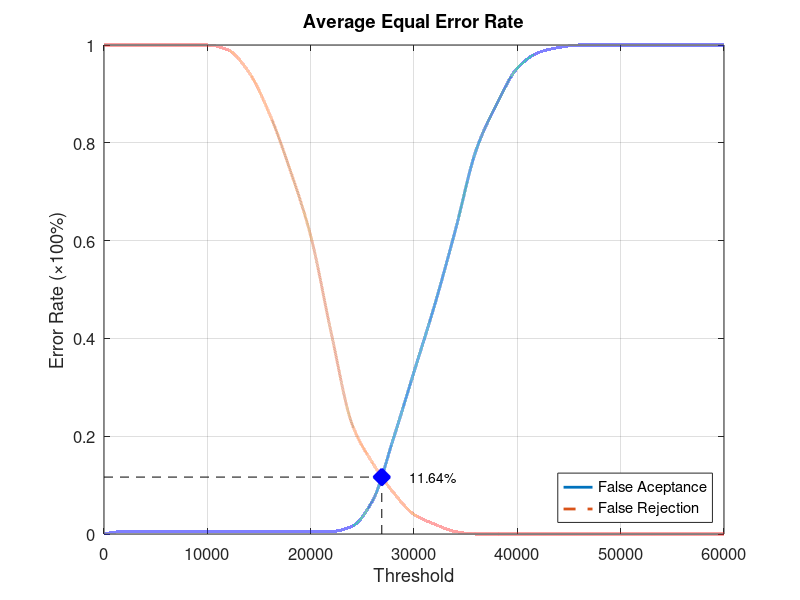
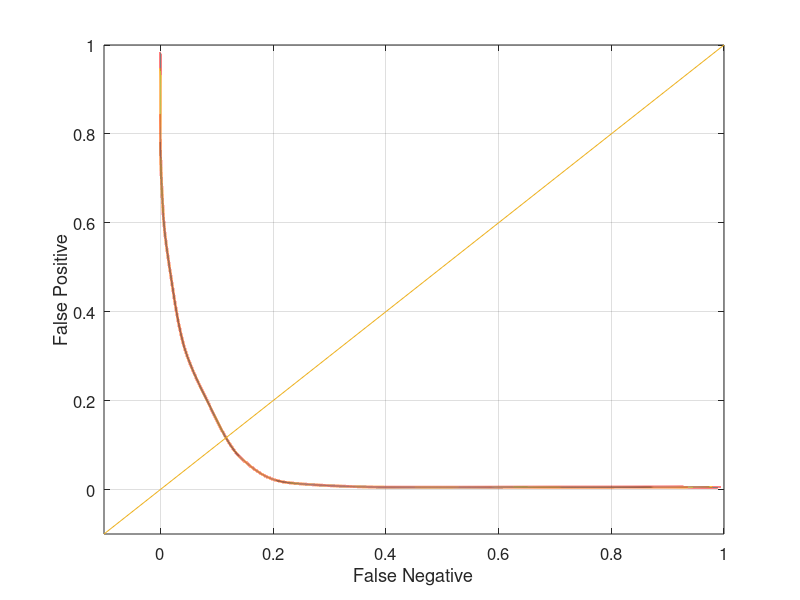

These figures' MATLAB source, in order:
function yEER = Database1_4
close all;
clear;
clc;
x = 0:2000:60000;
xq = 0:0.5:60000;

y0 = [0 0.00526316 0.00526316 0.00526316 0.00526316 0.00526316 0.00526316 0.00526316 0.00526316 0.00526316 0.00526316 0.00526316 0.0157895 0.0684211 0.194737 0.331579 0.468421 0.621053 0.784211 0.878947 0.952632 0.984211 0.994737 1 1 1 1 1 1 1 1];
yy0 = interp1(x, y0, xq, 'pchip');
y1 = [1 1 1 1 1 1 0.99 0.945 0.86 0.745 0.61 0.41 0.225 0.145 0.085 0.04 0.02 0.005 0 0 0 0 0 0 0 0 0 0 0 0 0];
yy1 = interp1(x, y1, xq, 'pchip');

% Calculating EER: 
y2 = abs(y0 - y1);
find(y2 == min(y2))
yy2 = abs(yy0 - yy1);
xEER = find(yy2 == min(yy2));
xEERIndex = xq(xEER) % X-axis EER
yEER = yy0(xEER) % Y-axis EER

main = figure
plot(xq, yy0,'-','LineWidth', 2);	hold on
plot(xq, yy1,'--','LineWidth', 2);	hold on
plot([xEERIndex xEERIndex], [0 yEER], 'k--');	hold on
plot([0 xEERIndex], [yEER yEER], 'k--');	hold on
plot(xEERIndex, yEER, 'bx', 'LineWidth', 10);	hold on
text(xEERIndex + 10 * xEERIndex / 100, yEER, [num2str(round((10000 * yEER)) / 100) '%'])
legend('False Aceptance', 'False Rejection', 'Location', 'SouthEast')
xlabel('Threshold')
ylabel('Error Rate (\times100%)')
title('Average Equal Error Rate')
set(gca, 'FontSize', 12)
axis([0 60000 0 1])
grid on

print(main, 'Database1_4Main', '-dpng');
FNRxFPR = figure('Color', [1 1 1]);
plot(yy1, yy0, '-', yy1, yy0, 'LineWidth', 2);
hold on
y = -0.1:0.1:1
plot(y, y); 
set(gca, 'FontSize', 12)
xlabel('False Negative')
ylabel('False Positive')
axis([-0.1 1 -0.1 1])
set(gca, 'FontSize', 12)
grid on

print(FNRxFPR, 'Database1_4FNRxFPR','-dpng');
end
